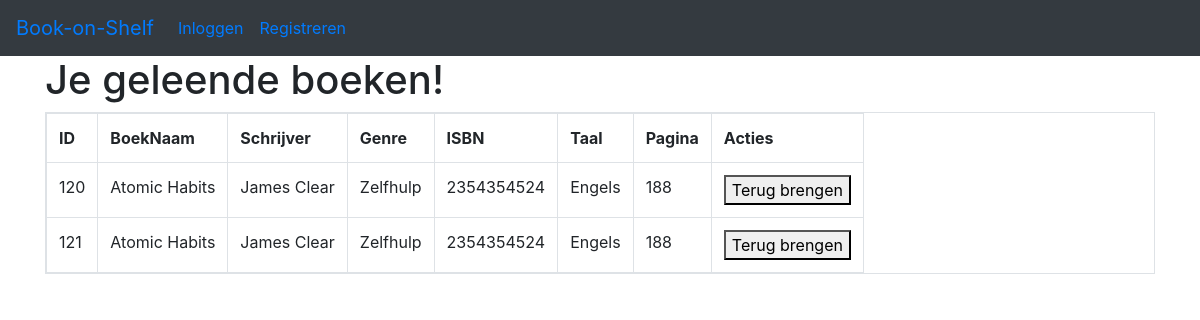
The app's page /index.php?page=Geleendeboeken with its own data.
### tables this page shows
CREATE TABLE `tblBorrowedBooks` (
  `ID` int NOT NULL AUTO_INCREMENT,
  `FK_UserID` int NOT NULL,
  `FK_BookID` int NOT NULL,
  `startdate` date DEFAULT NULL,
  `enddate` date DEFAULT NULL,
  PRIMARY KEY (`ID`),
  KEY `tblBorrowedBooks_tblBooks_ID_fk` (`FK_BookID`),
  KEY `tblBorrowedBooks_tblUsers_ID_fk` (`FK_UserID`),
  CONSTRAINT `tblBorrowedBooks_tblBooks_ID_fk` FOREIGN KEY (`FK_BookID`) REFERENCES `tblBooks` (`ID`),
  CONSTRAINT `tblBorrowedBooks_tblUsers_ID_fk` FOREIGN KEY (`FK_UserID`) REFERENCES `tblUsers` (`ID`)
);

CREATE TABLE `tblBooks` (
  `ID` int NOT NULL AUTO_INCREMENT,
  `BoekNaam` varchar(255) NOT NULL,
  `Schrijver` varchar(50) NOT NULL,
  `Genre` varchar(50) NOT NULL,
  `ISBN` varchar(70) NOT NULL,
  `Taal` varchar(50) NOT NULL,
  `Pagina` int NOT NULL,
  `Voorraad` int DEFAULT NULL,
  PRIMARY KEY (`ID`),
  UNIQUE KEY `tblBooks_ISBN_uindex` (`ISBN`)
);

### Includes/Geleendeboeken.inc.php (the view, shortened to what this page needs)
<div class="container">
    <div class="page-header">
        <h1>Je geleende boeken!</h1>
    </div>
    <?php
    include 'Private/connection.php';
    $sql = 'SELECT tblBorrowedBooks.ID, BoekNaam, Schrijver, Genre, ISBN, Taal, Pagina, startdate FROM tblBorrowedBooks INNER JOIN tblBooks tB on tblBorrowedBooks.FK_BookID = tB.ID WHERE startdate IS NOT NULL AND enddate IS NULL';
    $stmt = $conn->prepare($sql);
    $stmt->execute();
    $num = $stmt->rowCount();
    ?>
    <?php if ($num > 0) { ?>
        <table class='table table-hover table-responsive table-bordered'>
            <tr>
                <th>ID</th>
                <th>BoekNaam</th>
                <th>Schrijver</th>
                <th>Genre</th>
                <th>ISBN</th>
                <th>Taal</th>
                <th>Pagina</th>
                <th>Acties</th>
            </tr>
            <?php while ($row = $stmt->fetch(PDO::FETCH_ASSOC)) { ?>
                <tr>
                    <td><?= $row['ID'] ?></td>
                    <td><?= $row['BoekNaam'] ?></td>
                    <td><?= $row['Schrijver'] ?></td>
                    <td><?= $row['Genre'] ?></td>
                    <td><?= $row['ISBN'] ?></td>
                    <td><?= $row['Taal'] ?></td>
                    <td><?= $row['Pagina'] ?></td>
                    <td>
                        <form action="PHP/Return.php" method="post">
                            <button type="submit">Terug brengen</button>
                        </form>
                    </td>
                </tr>
            <?php } ?>
        </table>
    <?php } else { ?>
        <div class='alert alert-danger'>Geen records gevonden.</div>
    <?php } ?>
</div>

### index.php (shortened to what this page needs)
<?php
if (isset($_GET['page'])) {
    $page = $_GET['page'];
} else {
    $page = 'Home';
}
?>
<!DOCTYPE html>
<html lang="en">
<head>
    <link rel="stylesheet" href="https://stackpath.bootstrapcdn.com/bootstrap/4.5.0/css/bootstrap.min.css">
    <link rel="stylesheet" href="https://maxcdn.bootstrapcdn.com/font-awesome/4.7.0/css/font-awesome.min.css">
    <link rel="stylesheet" href="CSS/main.css">
</head>
<body>
<?php include 'Includes/navbar.inc.php'; ?>
<?php include 'Includes/'.$page.'.inc.php'; ?>
</body>
</html>

### Includes/navbar.inc.php (shortened to what this page needs)
<nav class="navbar navbar-expand-lg bg-dark">
    <a class="navbar-brand" href="#">Book-on-Shelf</a>
    <div class="collapse navbar-collapse" id="navbarNav">
        <ul class="navbar-nav">
            <?php
            if (isset($_SESSION['ingelogd'])) {
                if ($_SESSION['ingelogd'] == 'Beheerder') {
                    $menuItems = array(
                        array('Boekenoverzicht', 'Boeken Overzicht'),
                        array('Boektoevoegen', 'Boek Toevoegen'),
                        array('ledentoevoegen', 'Leden Toevoegen')
                    );
                } elseif ($_SESSION['ingelogd'] == 'Klant') {
                    $menuItems = array(
                        array('Geleendeboeken', 'Geleende Boeken'),
                        array('Boekenoverzicht', 'Boeken Overzicht'),
                        array('Reserveringen', 'Reserveringen')
                    );
                }
            } else {
                $menuItems = array(
                    array('Home', 'Inloggen'),
                    array('Registreren', 'Registreren')
                );
            }
            foreach ($menuItems as $menuItem) {
                echo '<li class="nav-item"><a class="nav-link" href="index.php?page=' . $menuItem[0] . '" >' . $menuItem[1] . '</a>';
            }
            ?>
        </ul>
    </div>
</nav>

### CSS/main.css (style rules this page uses)
html, body { height: 100%; background-color: white; }
h1, p { background-color: #ffffff; }

### records on screen
tblborrowedbooks: ID "120", FK_BookID.BoekNaam "Atomic Habits", FK_BookID.Schrijver "James Clear", FK_BookID.Genre "Zelfhulp", FK_BookID.ISBN "2354354524", FK_BookID.Taal "Engels", FK_BookID.Pagina "188"
tblborrowedbooks: ID "121", FK_BookID.BoekNaam "Atomic Habits", FK_BookID.Schrijver "James Clear", FK_BookID.Genre "Zelfhulp", FK_BookID.ISBN "2354354524", FK_BookID.Taal "Engels", FK_BookID.Pagina "188"

### other values on screen
$menuItem[1] "Inloggen"
$menuItem[1] "Registreren"
